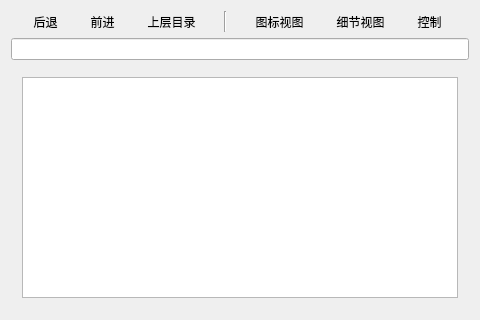
<?xml version="1.0" encoding="UTF-8"?>
<ui version="4.0">
 <class>fileview</class>
 <widget class="QWidget" name="fileview">
  <property name="geometry">
   <rect>
    <x>0</x>
    <y>0</y>
    <width>480</width>
    <height>320</height>
   </rect>
  </property>
  <property name="windowTitle">
   <string>LooFM</string>
  </property>
  <layout class="QVBoxLayout" name="verticalLayout">
   <item>
    <layout class="QHBoxLayout" name="horizontalLayout">
     <item>
      <widget class="QToolButton" name="backButton">
       <property name="enabled">
        <bool>true</bool>
       </property>
       <property name="styleSheet">
        <string notr="true">border-style: flat;</string>
       </property>
       <property name="text">
        <string>后退</string>
       </property>
       <property name="icon">
        <iconset resource="resource.qrc">
         <normaloff>:/images/buttons/images/left-24.png</normaloff>:/images/buttons/images/left-24.png</iconset>
       </property>
       <property name="iconSize">
        <size>
         <width>24</width>
         <height>24</height>
        </size>
       </property>
       <property name="toolButtonStyle">
        <enum>Qt::ToolButtonTextUnderIcon</enum>
       </property>
       <property name="autoRaise">
        <bool>true</bool>
       </property>
      </widget>
     </item>
     <item>
      <widget class="QToolButton" name="forwardButton">
       <property name="styleSheet">
        <string notr="true">border-style: flat;</string>
       </property>
       <property name="text">
        <string>前进</string>
       </property>
       <property name="icon">
        <iconset resource="resource.qrc">
         <normaloff>:/images/buttons/images/right-24.png</normaloff>:/images/buttons/images/right-24.png</iconset>
       </property>
       <property name="iconSize">
        <size>
         <width>24</width>
         <height>24</height>
        </size>
       </property>
       <property name="toolButtonStyle">
        <enum>Qt::ToolButtonTextUnderIcon</enum>
       </property>
      </widget>
     </item>
     <item>
      <widget class="QToolButton" name="aheadButton">
       <property name="styleSheet">
        <string notr="true">border-style: flat;</string>
       </property>
       <property name="text">
        <string>上层目录</string>
       </property>
       <property name="icon">
        <iconset resource="resource.qrc">
         <normaloff>:/images/buttons/images/up-24.png</normaloff>:/images/buttons/images/up-24.png</iconset>
       </property>
       <property name="iconSize">
        <size>
         <width>24</width>
         <height>24</height>
        </size>
       </property>
       <property name="toolButtonStyle">
        <enum>Qt::ToolButtonTextUnderIcon</enum>
       </property>
      </widget>
     </item>
     <item>
      <widget class="Line" name="line">
       <property name="orientation">
        <enum>Qt::Vertical</enum>
       </property>
      </widget>
     </item>
     <item>
      <widget class="QToolButton" name="listButton">
       <property name="styleSheet">
        <string notr="true">border-style: flat;</string>
       </property>
       <property name="text">
        <string>图标视图</string>
       </property>
       <property name="icon">
        <iconset resource="resource.qrc">
         <normaloff>:/images/buttons/images/viewlist-24.png</normaloff>:/images/buttons/images/viewlist-24.png</iconset>
       </property>
       <property name="iconSize">
        <size>
         <width>24</width>
         <height>24</height>
        </size>
       </property>
       <property name="toolButtonStyle">
        <enum>Qt::ToolButtonTextBesideIcon</enum>
       </property>
      </widget>
     </item>
     <item>
      <widget class="QToolButton" name="detailButton">
       <property name="styleSheet">
        <string notr="true">border-style: flat;</string>
       </property>
       <property name="text">
        <string>细节视图</string>
       </property>
       <property name="icon">
        <iconset resource="resource.qrc">
         <normaloff>:/images/buttons/images/viewdetailed-24.png</normaloff>:/images/buttons/images/viewdetailed-24.png</iconset>
       </property>
       <property name="iconSize">
        <size>
         <width>24</width>
         <height>24</height>
        </size>
       </property>
       <property name="toolButtonStyle">
        <enum>Qt::ToolButtonTextBesideIcon</enum>
       </property>
      </widget>
     </item>
     <item>
      <widget class="QToolButton" name="controlButton">
       <property name="styleSheet">
        <string notr="true">border-style: flat;</string>
       </property>
       <property name="text">
        <string>控制</string>
       </property>
       <property name="icon">
        <iconset resource="resource.qrc">
         <normaloff>:/images/buttons/images/110.png</normaloff>:/images/buttons/images/110.png</iconset>
       </property>
       <property name="iconSize">
        <size>
         <width>24</width>
         <height>24</height>
        </size>
       </property>
       <property name="popupMode">
        <enum>QToolButton::InstantPopup</enum>
       </property>
       <property name="toolButtonStyle">
        <enum>Qt::ToolButtonTextBesideIcon</enum>
       </property>
      </widget>
     </item>
    </layout>
   </item>
   <item>
    <widget class="QLineEdit" name="lineEdit"/>
   </item>
   <item>
    <widget class="QStackedWidget" name="stackedWidget">
     <property name="frameShape">
      <enum>QFrame::NoFrame</enum>
     </property>
     <property name="currentIndex">
      <number>0</number>
     </property>
     <widget class="QWidget" name="page">
      <layout class="QGridLayout" name="gridLayout_2">
       <item row="0" column="0">
        <widget class="QListView" name="listView"/>
       </item>
      </layout>
     </widget>
     <widget class="QWidget" name="page_2">
      <layout class="QGridLayout" name="gridLayout">
       <item row="0" column="0">
        <widget class="QTreeView" name="treeView"/>
       </item>
      </layout>
     </widget>
    </widget>
   </item>
  </layout>
  <action name="backAction">
   <property name="icon">
    <iconset resource="resource.qrc">
     <normaloff>:/images/buttons/images/left-24.png</normaloff>:/images/buttons/images/left-24.png</iconset>
   </property>
   <property name="text">
    <string>后退</string>
   </property>
   <property name="shortcut">
    <string>Alt+Left</string>
   </property>
  </action>
  <action name="forwardAction">
   <property name="icon">
    <iconset resource="resource.qrc">
     <normaloff>:/images/buttons/images/right-24.png</normaloff>:/images/buttons/images/right-24.png</iconset>
   </property>
   <property name="text">
    <string>前进</string>
   </property>
   <property name="shortcut">
    <string>Alt+Right</string>
   </property>
  </action>
  <action name="upAction">
   <property name="icon">
    <iconset resource="resource.qrc">
     <normaloff>:/images/buttons/images/up-24.png</normaloff>:/images/buttons/images/up-24.png</iconset>
   </property>
   <property name="text">
    <string>上层目录</string>
   </property>
   <property name="shortcut">
    <string>Alt+Up</string>
   </property>
  </action>
  <action name="iconAction">
   <property name="icon">
    <iconset resource="resource.qrc">
     <normaloff>:/images/buttons/images/viewlist-24.png</normaloff>:/images/buttons/images/viewlist-24.png</iconset>
   </property>
   <property name="text">
    <string>图标视图</string>
   </property>
  </action>
  <action name="detailAction">
   <property name="icon">
    <iconset resource="resource.qrc">
     <normaloff>:/images/buttons/images/viewdetailed-24.png</normaloff>:/images/buttons/images/viewdetailed-24.png</iconset>
   </property>
   <property name="text">
    <string>细节视图</string>
   </property>
  </action>
  <action name="refreshAction">
   <property name="icon">
    <iconset resource="resource.qrc">
     <normaloff>:/images/buttons/images/117.png</normaloff>:/images/buttons/images/117.png</iconset>
   </property>
   <property name="text">
    <string>重新装入</string>
   </property>
   <property name="shortcut">
    <string>F5</string>
   </property>
  </action>
  <action name="locationAction">
   <property name="icon">
    <iconset resource="resource.qrc">
     <normaloff>:/images/buttons/images/122.png</normaloff>:/images/buttons/images/122.png</iconset>
   </property>
   <property name="text">
    <string>位置</string>
   </property>
  </action>
  <action name="infoAction">
   <property name="icon">
    <iconset resource="resource.qrc">
     <normaloff>:/images/buttons/images/90.png</normaloff>:/images/buttons/images/90.png</iconset>
   </property>
   <property name="text">
    <string>信息</string>
   </property>
  </action>
  <action name="action_LooFM">
   <property name="icon">
    <iconset resource="resource.qrc">
     <normaloff>:/images/buttons/images/66.png</normaloff>:/images/buttons/images/66.png</iconset>
   </property>
   <property name="text">
    <string>关于 LooFM</string>
   </property>
  </action>
  <action name="action_LDE">
   <property name="icon">
    <iconset resource="resource.qrc">
     <normaloff>:/images/buttons/images/82.png</normaloff>:/images/buttons/images/82.png</iconset>
   </property>
   <property name="text">
    <string>关于 LDE</string>
   </property>
  </action>
  <action name="exitAction">
   <property name="icon">
    <iconset resource="resource.qrc">
     <normaloff>:/images/buttons/images/115.png</normaloff>:/images/buttons/images/115.png</iconset>
   </property>
   <property name="text">
    <string>退出</string>
   </property>
  </action>
 </widget>
 <layoutdefault spacing="6" margin="11"/>
 <resources>
  <include location="resource.qrc"/>
 </resources>
 <connections/>
</ui>
